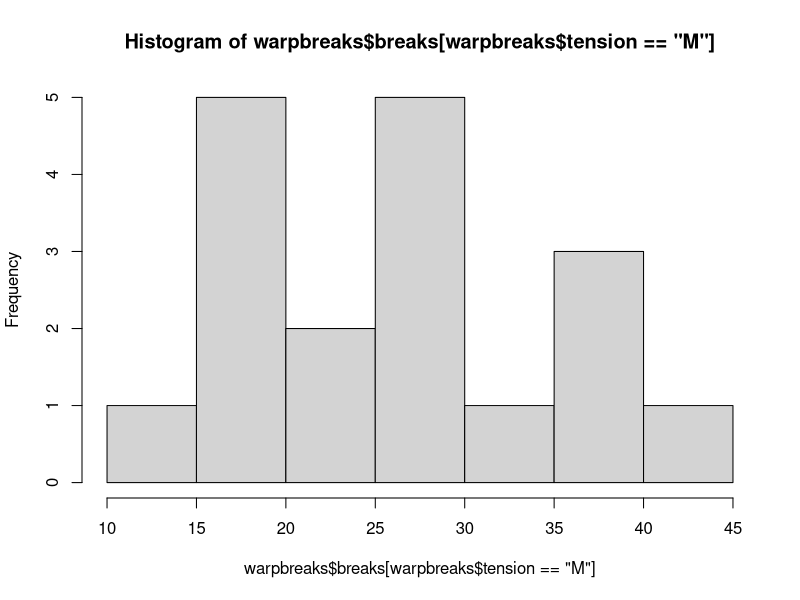
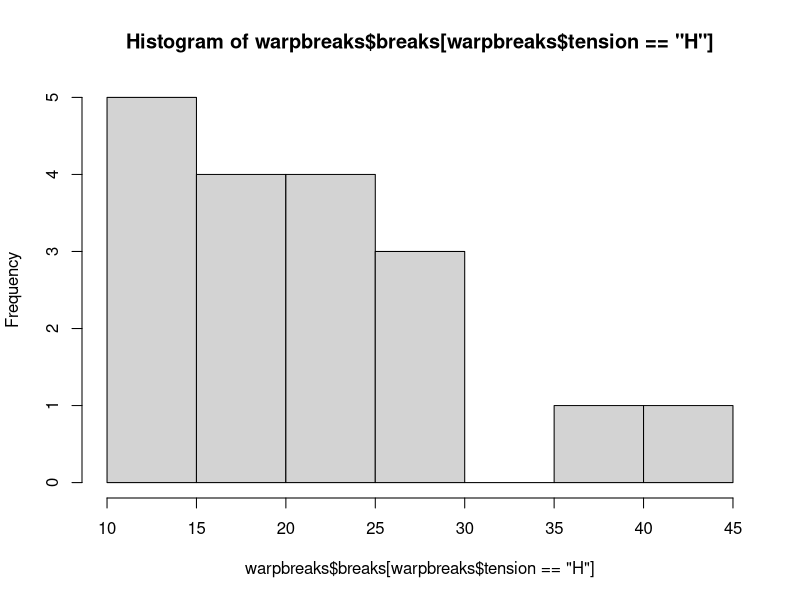
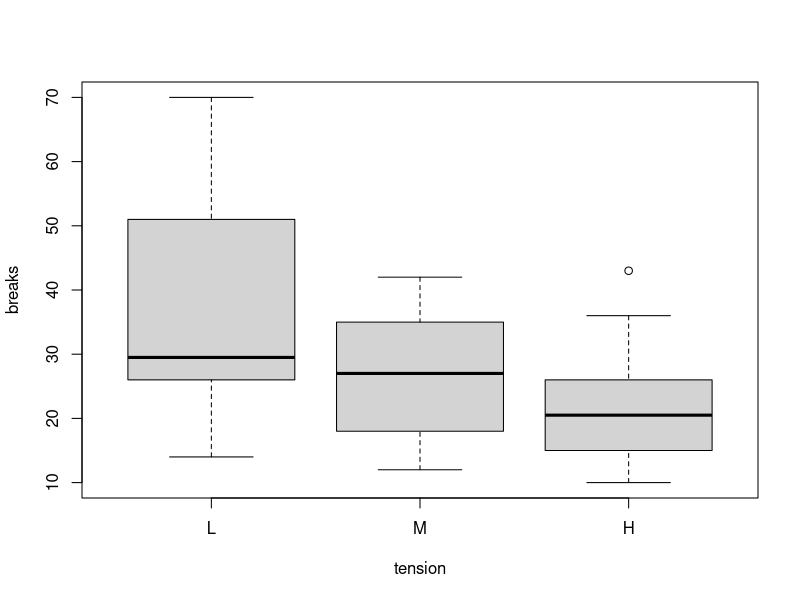

The R script that drew these images, in order:
## ---- chunk 1
library(dplyr)
warpbreaks %>% filter(tension == "L") %>% select(breaks)
#filter then select using dplyr to find L tension
## ---- chunk 2
hist(warpbreaks$breaks[warpbreaks$tension=="M"])
#histogram of M tension breaks
hist(warpbreaks$breaks[warpbreaks$tension=="H"])
#histogram ofo H tension breaks
## ---- chunk 3
with(warpbreaks, boxplot(breaks~tension))
#boxplot of the different tensions
## ---- chunk 4
high <- warpbreaks$breaks[warpbreaks$tension=="H"] #assign values to H
medium <- warpbreaks$breaks[warpbreaks$tension=="M"] #assing values to M
low <- warpbreaks$breaks[warpbreaks$tension=="L"] #assign values to L
t.test(high, low) #t-test for H and L
mean(high - low) #mean diffeernce of H and L
## ---- chunk 5
t.test(high, medium) #t-test for high and medium
mean(high - medium) #mean difference for H and M. 
